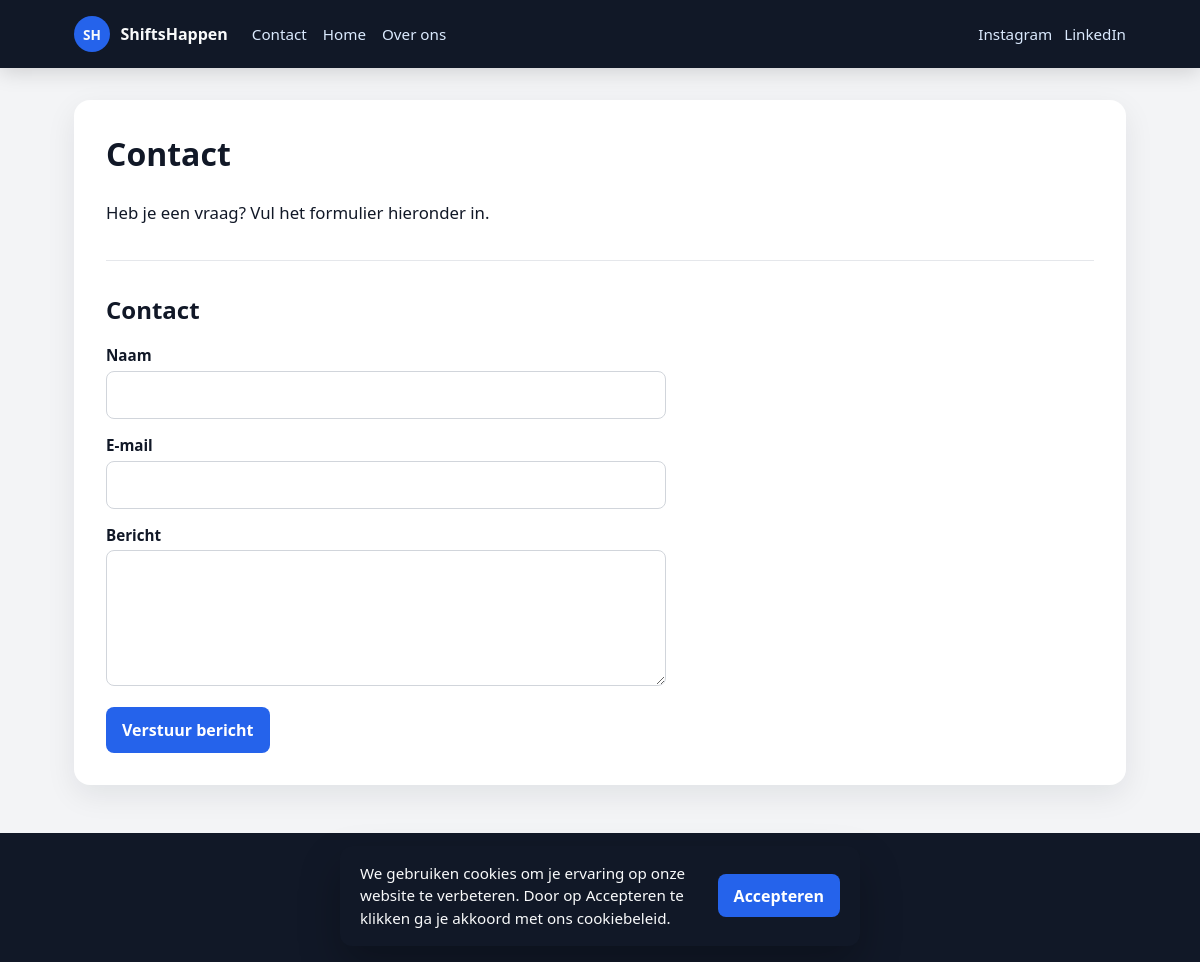
The page /views/pages.php?slug=contact on the database its author committed.
### tables this page shows
CREATE TABLE IF NOT EXISTS `paginas` (
  `id` INT UNSIGNED NOT NULL AUTO_INCREMENT,
  `titel` VARCHAR(200) NOT NULL,
  `slug` VARCHAR(200) NOT NULL,
  `inhoud` TEXT NOT NULL,
  `heeft_contactformulier` TINYINT(1) NOT NULL DEFAULT 0,
  `body_bg` VARCHAR(20) DEFAULT NULL,
  `page_bg` VARCHAR(20) DEFAULT NULL,
  `page_text_color` VARCHAR(20) DEFAULT NULL,
  `footer_bg` VARCHAR(20) DEFAULT NULL,
  `footer_text` VARCHAR(20) DEFAULT NULL,
  `created_at` TIMESTAMP NOT NULL DEFAULT CURRENT_TIMESTAMP,
  `updated_at` TIMESTAMP NOT NULL DEFAULT CURRENT_TIMESTAMP ON UPDATE CURRENT_TIMESTAMP,
  PRIMARY KEY (`id`),
  UNIQUE KEY `slug` (`slug`)
);

CREATE TABLE IF NOT EXISTS `socials` (
  `id` INT UNSIGNED NOT NULL AUTO_INCREMENT,
  `platform` VARCHAR(100) NOT NULL,
  `url` VARCHAR(500) NOT NULL,
  `volgorde` INT NOT NULL DEFAULT 0,
  PRIMARY KEY (`id`)
);

CREATE TABLE IF NOT EXISTS `site_settings` (
  `id` TINYINT UNSIGNED NOT NULL DEFAULT 1,
  `header_bg` VARCHAR(20) NOT NULL DEFAULT '#111827',
  `header_text` VARCHAR(20) NOT NULL DEFAULT '#f9fafb',
  `header_link` VARCHAR(20) NOT NULL DEFAULT '#dbeafe',
  `body_bg` VARCHAR(20) NOT NULL DEFAULT '#f3f4f6',
  `page_bg` VARCHAR(20) NOT NULL DEFAULT '#ffffff',
  `accent_color` VARCHAR(20) NOT NULL DEFAULT '#2563eb',
  `footer_bg` VARCHAR(20) NOT NULL DEFAULT '#111827',
  `footer_text` VARCHAR(20) NOT NULL DEFAULT '#9ca3af',
  `cookie_enabled` TINYINT(1) NOT NULL DEFAULT 1,
  `cookie_tekst` TEXT NOT NULL,
  `cookie_button_text` VARCHAR(100) NOT NULL DEFAULT 'Accepteren',
  `cookie_bg` VARCHAR(20) NOT NULL DEFAULT '#111827',
  `cookie_text_color` VARCHAR(20) NOT NULL DEFAULT '#f9fafb',
  `cookie_button_bg` VARCHAR(20) NOT NULL DEFAULT '#2563eb',
  `cookie_button_text_color` VARCHAR(20) NOT NULL DEFAULT '#ffffff',
  PRIMARY KEY (`id`)
);

### core/config.php (called while the page is built, shortened)
<?php
function url(string $path = ''): string
{
    return BASE_PATH . '/' . ltrim($path, '/');
}
function asset(string $path): string
{
    return url('assets/' . ltrim($path, '/'));
}
function view(string $path): string
{
    return url('views/' . ltrim($path, '/'));
}

### core/db_connect.php (called while the page is built, shortened)
<?php
require_once __DIR__ . '/config.php';
function testInput(string $data): string
{
    $data = trim($data);
    $data = stripslashes($data);
    return htmlspecialchars($data, ENT_QUOTES, 'UTF-8');
}

### core/site_settings.php (called while the page is built, shortened)
<?php
function defaultSiteSettings(): array
{
    return [
        'id' => 1,
        'header_bg' => '#111827',
        'header_text' => '#f9fafb',
        'header_link' => '#dbeafe',
        'body_bg' => '#f3f4f6',
        'page_bg' => '#ffffff',
        'accent_color' => '#2563eb',
        'footer_bg' => '#111827',
        'footer_text' => '#9ca3af',
        'cookie_enabled' => 1,
        'cookie_tekst' => 'We gebruiken cookies om je ervaring op onze website te verbeteren. Door op Accepteren te klikken ga je akkoord met ons cookiebeleid.',
        'cookie_button_text' => 'Accepteren',
        'cookie_bg' => '#111827',
        'cookie_text_color' => '#f9fafb',
        'cookie_button_bg' => '#2563eb',
        'cookie_button_text_color' => '#ffffff',
    ];
}
function getSiteSettings(mysqli $con): array
{
    $result = $con->query('SELECT * FROM site_settings WHERE id = 1');
    if ($result && $row = $result->fetch_assoc()) {
        return array_merge(defaultSiteSettings(), $row);
    }
    return defaultSiteSettings();
}

### views/pages.php (the view, shortened to what this page needs)
<?php
require_once __DIR__ . '/../core/db_connect.php';
require_once __DIR__ . '/../core/contact_form.php';
require_once __DIR__ . '/../core/page_grid.php';
$paginaGrid = [];
$contactFeedback = [];
$slug = trim($_GET['slug'] ?? '');
$pageId = (int) ($_GET['id'] ?? 0);
if ($slug !== '') {
    $stmt = $con->prepare(
        'SELECT id, titel, slug, inhoud, heeft_contactformulier, body_bg, page_bg, page_text_color, footer_bg, footer_text
         FROM paginas WHERE slug = ?'
    );
    $stmt->bind_param('s', $slug);
} elseif ($pageId > 0) {
    $stmt = $con->prepare(
        'SELECT id, titel, slug, inhoud, heeft_contactformulier, body_bg, page_bg, page_text_color, footer_bg, footer_text
         FROM paginas WHERE id = ?'
    );
    $stmt->bind_param('i', $pageId);
}
$stmt->execute();
$result = $stmt->get_result();
$page = $result->fetch_assoc();
if ($page) {
    $paginaGrid = getPageGridRows($con, (int) $page['id']);
}
include __DIR__ . '/../core/header.php';
?>
<?php if (!$page): ?>
    <div class="page-error">
        <h1>Pagina niet gevonden</h1>
        <p>Deze pagina bestaat niet (meer).</p>
        <p><a href="<?= view('pages.php') ?>?slug=home">Terug naar home</a></p>
    </div>
<?php else: ?>
    <div class="page-container">
        <h1 class="page-title" style="color: var(--page-text-color);"><?= testInput($page['titel']) ?></h1>
        <?php if (!empty($paginaGrid)): ?>
            <?php foreach ($paginaGrid as $gridRow): ?>
                <?php
                $columnType = (int) $gridRow['columnType'];
                $columnAmount = gridColumnCount($columnType);
                $rowLayout = normalizeRowLayout($gridRow);
                $flushRow = !empty($rowLayout['flush_columns']) || (int) $rowLayout['column_gap'] === 0;
                $gridClass = rowGridClass($columnType, $gridRow);
                $wrapperStyle = buildRowWrapperStyle($gridRow);
                $gridStyle = buildRowGridStyle($gridRow, $gridRow['columns'], $columnAmount);
                ?>
                <div class="rowContainer">
                    <div class="row-wrapper" style="<?= $wrapperStyle ?>">
                        <div class="<?= $gridClass ?>" style="<?= $gridStyle ?>">
                            <?php for ($columnID = 1; $columnID <= $columnAmount; $columnID++): ?>
                                <?php
                                $column = $gridRow['columns'][$columnID] ?? null;
                                if (!$column) {
                                    continue;
                                }
                                $newOpacity = max(0, min(1, ((int) ($column['opacity'] ?? 10)) / 10));
                                $isImage = (int) ($column['foto'] ?? 0) === 1;
                                $textClasses = 'home-text';
                                if ((int) ($column['italic'] ?? 0) === 1) {
                                    $textClasses .= ' italic';
                                }
                                if ((int) ($column['bold'] ?? 0) === 1) {
                                    $textClasses .= ' bold';
                                }
                                $bgColor = validateHexColor($column['backgroundKleur'] ?? '#f9fafb', '#f9fafb');
                                $columnStyle = buildColumnStyle($column, $isImage, $flushRow);
                                $imageClass = $flushRow ? 'grid-image grid-image--flush' : 'grid-image';
                                ?>
                                <div class="grid-cell" style="<?= $columnStyle ?>">
                                    <?php if ($isImage): ?>
                                        <?php if (!empty($column['informatie'])): ?>
                                            <div class="<?= $imageClass ?>">
                                                <img class="team-image"
                                                    src="<?= asset('img/fotos/' . rawurlencode($column['informatie'])) ?>"
                                                    style="opacity: <?= $newOpacity ?>;"
                                                    alt="Afbeelding">
                                            </div>
                                        <?php endif; ?>
                                    <?php else: ?>
                                        <div class="content-column" style="background-color: <?= testInput($bgColor) ?>; width: 100%;">
                                            <p class="<?= $textClasses ?>"
                                                style="opacity: <?= $newOpacity ?>; color: <?= testInput($column['kleur'] ?? '#111827') ?>;">
                                                <?= nl2br(testInput($column['informatie'] ?? '')) ?>
                                            </p>
                                        </div>
                                    <?php endif; ?>
                                </div>
                            <?php endfor; ?>
                        </div>
                    </div>
                </div>
            <?php endforeach; ?>
        <?php else: ?>
            <div class="page-content">
                <?= nl2br(testInput($page['inhoud'])) ?>
            </div>
        <?php endif; ?>
        <?php if (!empty($page['heeft_contactformulier'])): ?>
            <?php renderContactForm($contactFeedback); ?>
        <?php endif; ?>
    </div>
<?php endif; ?>
<?php include __DIR__ . '/../core/footer.php'; ?>

### core/header.php (shortened to what this page needs)
<?php
require_once __DIR__ . '/db_connect.php';
require_once __DIR__ . '/site_settings.php';
$siteSettings = getSiteSettings($con);
$navPages = $con->query('SELECT id, titel, slug FROM paginas ORDER BY titel ASC');
$socialLinks = $con->query('SELECT platform, url FROM socials ORDER BY volgorde ASC, platform ASC');
?>
<!DOCTYPE html>
<html lang="nl">
<head>
    <link rel="stylesheet" href="<?= asset('css/style.css') ?>">
    <link rel="stylesheet" href="<?= asset('css/public.css') ?>">
</head>
<body class="public-body">
    <header class="site-header">
        <div class="site-header__inner">
            <a class="site-logo" href="<?= view('pages.php') ?>?slug=home">
                <span class="site-logo__mark">SH</span>
                <span class="site-logo__text">ShiftsHappen</span>
            </a>
            <nav class="site-nav">
                <?php if ($navPages): ?>
                    <?php while ($navPage = $navPages->fetch_assoc()): ?>
                        <a href="<?= view('pages.php') ?>?slug=<?= urlencode($navPage['slug']) ?>">
                            <?= testInput($navPage['titel']) ?>
                        </a>
                    <?php endwhile; ?>
                <?php endif; ?>
            </nav>
            <?php if ($socialLinks && $socialLinks->num_rows > 0): ?>
                <div class="site-socials">
                    <?php while ($social = $socialLinks->fetch_assoc()): ?>
                        <a href="<?= testInput($social['url']) ?>" target="_blank" rel="noopener noreferrer">
                            <?= testInput($social['platform']) ?>
                        </a>
                    <?php endwhile; ?>
                </div>
            <?php endif; ?>
        </div>
    </header>
    <main class="site-main">

### core/footer.php (shortened to what this page needs)
    </main>
    <footer class="site-footer">
        <p>&copy; <?= date('Y') ?> ShiftsHappen</p>
        <p><a href="<?= view('login.php') ?>">Admin login</a></p>
    </footer>
    <?php if (!empty($siteSettings['cookie_enabled'])): ?>
        <div id="cookie-banner" class="cookie-banner" hidden
            style="background: <?= testInput($siteSettings['cookie_bg']) ?>; color: <?= testInput($siteSettings['cookie_text_color']) ?>;">
            <p class="cookie-banner__text"><?= testInput($siteSettings['cookie_tekst']) ?></p>
            <button type="button" data-cookie-accept
                style="background: <?= testInput($siteSettings['cookie_button_bg']) ?>; color: <?= testInput($siteSettings['cookie_button_text_color']) ?>;">
                <?= testInput($siteSettings['cookie_button_text']) ?>
            </button>
        </div>
    <?php endif; ?>
</body>
</html>

### assets/css/style.css (style rules this page uses)
*, *::before, *::after { box-sizing: border-box; }
body { margin: 0; font-family: "Segoe UI", Tahoma, Geneva, Verdana, sans-serif; background: linear-gradient(135deg, #1f2937 0%, #111827 100%); color: #f9fafb; min-height: 100vh; }
.inputField input[type="submit"], button { background: #2563eb; color: #ffffff; border: none; border-radius: 8px; padding: 0.75rem 1rem; font: inherit; font-weight: 600; cursor: pointer; }

### assets/css/public.css (style rules this page uses)
.public-body { background: var(--body-bg, #f3f4f6); color: #111827; min-height: 100vh; }
.site-header { background: var(--header-bg, #111827); color: var(--header-text, #f9fafb); box-shadow: 0 4px 20px rgba(0, 0, 0, 0.15); }
.site-header__inner { max-width: 1100px; margin: 0 auto; padding: 1rem 1.5rem; display: flex; flex-wrap: wrap; align-items: center; gap: 1rem 1.5rem; }
.site-logo { display: inline-flex; align-items: center; gap: 0.65rem; color: inherit; text-decoration: none; font-weight: 700; }
.site-logo__mark { display: inline-flex; align-items: center; justify-content: center; width: 2.25rem; height: 2.25rem; border-radius: 999px; background: var(--accent-color, #2563eb); font-size: 0.85rem; }
.site-nav { display: flex; flex-wrap: wrap; gap: 0.75rem 1rem; flex: 1; }
.site-nav a, .site-socials a { color: var(--header-link, #dbeafe); text-decoration: none; font-size: 0.95rem; }
.site-socials { display: flex; flex-wrap: wrap; gap: 0.75rem; }
.site-main { max-width: 1100px; margin: 0 auto; padding: 2rem 1.5rem 3rem; }
.site-footer { background: var(--footer-bg, #111827); color: var(--footer-text, #9ca3af); text-align: center; padding: 1.5rem; font-size: 0.9rem; }
.site-footer a { color: #dbeafe; text-decoration: none; }
.page-container { background: var(--page-bg, #ffffff); border-radius: 16px; padding: 2rem; box-shadow: 0 10px 30px rgba(17, 24, 39, 0.08); }
.page-title { margin: 0 0 1.5rem; font-size: 2rem; }
.page-content { line-height: 1.7; font-size: 1.05rem; }
.cookie-banner { position: fixed; bottom: 1rem; left: 1rem; right: 1rem; max-width: 520px; margin: 0 auto; padding: 1rem 1.25rem; border-radius: 12px; box-shadow: 0 20px 40px rgba(0, 0, 0, 0.25); display: flex; flex-wrap: wrap; align-items: center; gap: 1rem; z-index: 1000; }
.cookie-banner__text { flex: 1; margin: 0; font-size: 0.95rem; line-height: 1.5; }
.cookie-banner button { border: none; border-radius: 8px; padding: 0.65rem 1rem; font-weight: 600; cursor: pointer; }

### rows shown on the page
paginas: titel "Contact", inhoud "Heb je een vraag? Vul het formulier hieronder in."
paginas: titel "Home"
paginas: titel "Over ons"
socials: platform "Instagram"
socials: platform "LinkedIn"
site_settings: cookie_tekst "We gebruiken cookies om je ervaring op onze website te verbeteren. Door op Accepteren te klikken ga je akkoord met ons cookiebeleid.", cookie_button_text "Accepteren"
